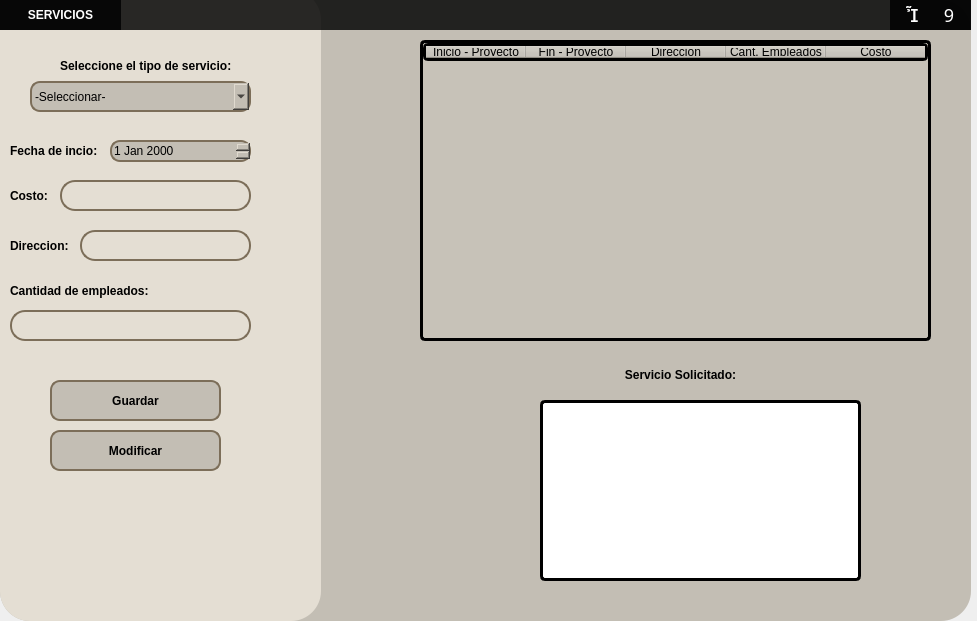
<?xml version="1.0" encoding="UTF-8"?>
<ui version="4.0">
 <class>MainWindow</class>
 <widget class="QMainWindow" name="MainWindow">
  <property name="geometry">
   <rect>
    <x>0</x>
    <y>0</y>
    <width>977</width>
    <height>621</height>
   </rect>
  </property>
  <property name="windowTitle">
   <string>MainWindow</string>
  </property>
  <widget class="QWidget" name="centralwidget">
   <widget class="QWidget" name="widget" native="true">
    <property name="geometry">
     <rect>
      <x>-10</x>
      <y>-10</y>
      <width>991</width>
      <height>641</height>
     </rect>
    </property>
    <property name="styleSheet">
     <string notr="true"/>
    </property>
    <widget class="QFrame" name="frame">
     <property name="geometry">
      <rect>
       <x>10</x>
       <y>10</y>
       <width>971</width>
       <height>621</height>
      </rect>
     </property>
     <property name="styleSheet">
      <string notr="true">
background-color: rgb(195, 190, 180);
border-radius:30px
</string>
     </property>
     <property name="frameShape">
      <enum>QFrame::StyledPanel</enum>
     </property>
     <property name="frameShadow">
      <enum>QFrame::Raised</enum>
     </property>
     <widget class="QWidget" name="widget_2" native="true">
      <property name="geometry">
       <rect>
        <x>0</x>
        <y>0</y>
        <width>971</width>
        <height>30</height>
       </rect>
      </property>
      <property name="styleSheet">
       <string notr="true">background-color:rgba(0,0,0,210);
</string>
      </property>
      <widget class="QWidget" name="horizontalWidget_3" native="true">
       <property name="geometry">
        <rect>
         <x>990</x>
         <y>0</y>
         <width>81</width>
         <height>30</height>
        </rect>
       </property>
       <property name="styleSheet">
        <string notr="true">QPushButton{
	background-color:rgba(0,0,0,0);
	color:rgb(255,255,255);
	border-radius:1px;
	font-size:18px;
	font-family:dripicons-v2;
}

QPushButton:hover{
	background-color:rgb(49,48,53)
}

QPushButton#cerrar:hover{
	background-color:rgb(232,17,25)
}

QpushButton:pressed{
	padding-top:5px;
 	padding-left:5px;
}
</string>
       </property>
       <layout class="QHBoxLayout" name="horizontalLayout_3">
        <property name="spacing">
         <number>0</number>
        </property>
        <property name="leftMargin">
         <number>0</number>
        </property>
        <property name="topMargin">
         <number>0</number>
        </property>
        <property name="rightMargin">
         <number>0</number>
        </property>
        <property name="bottomMargin">
         <number>0</number>
        </property>
        <item>
         <widget class="QPushButton" name="btnMinizar">
          <property name="minimumSize">
           <size>
            <width>30</width>
            <height>30</height>
           </size>
          </property>
          <property name="maximumSize">
           <size>
            <width>30</width>
            <height>30</height>
           </size>
          </property>
          <property name="text">
           <string></string>
          </property>
         </widget>
        </item>
        <item>
         <widget class="QPushButton" name="btnCerrar">
          <property name="minimumSize">
           <size>
            <width>30</width>
            <height>30</height>
           </size>
          </property>
          <property name="maximumSize">
           <size>
            <width>30</width>
            <height>30</height>
           </size>
          </property>
          <property name="text">
           <string>9</string>
          </property>
         </widget>
        </item>
       </layout>
      </widget>
      <widget class="QLabel" name="label_2">
       <property name="geometry">
        <rect>
         <x>0</x>
         <y>0</y>
         <width>121</width>
         <height>30</height>
        </rect>
       </property>
       <property name="font">
        <font>
         <pointsize>9</pointsize>
         <weight>75</weight>
         <bold>true</bold>
        </font>
       </property>
       <property name="styleSheet">
        <string notr="true">color:rgba(255,255,255,255)</string>
       </property>
       <property name="text">
        <string>&lt;html&gt;&lt;head/&gt;&lt;body&gt;&lt;p align=&quot;center&quot;&gt;SERVICIOS&lt;/p&gt;&lt;/body&gt;&lt;/html&gt;</string>
       </property>
      </widget>
      <widget class="QWidget" name="horizontalWidget_4" native="true">
       <property name="geometry">
        <rect>
         <x>890</x>
         <y>0</y>
         <width>81</width>
         <height>30</height>
        </rect>
       </property>
       <property name="styleSheet">
        <string notr="true">QPushButton{
	background-color:rgba(0,0,0,0);
	color:rgb(255,255,255);
	border-radius:1px;
	font-size:18px;
	font-family:dripicons-v2;
}

QPushButton:hover{
	background-color:rgb(49,48,53)
}

QPushButton#cerrar:hover{
	background-color:rgb(232,17,25)
}

QpushButton:pressed{
	padding-top:5px;
 	padding-left:5px;
}
</string>
       </property>
       <layout class="QHBoxLayout" name="horizontalLayout_4">
        <property name="spacing">
         <number>0</number>
        </property>
        <property name="leftMargin">
         <number>0</number>
        </property>
        <property name="topMargin">
         <number>0</number>
        </property>
        <property name="rightMargin">
         <number>0</number>
        </property>
        <property name="bottomMargin">
         <number>0</number>
        </property>
        <item>
         <widget class="QPushButton" name="btnMinizar_2">
          <property name="minimumSize">
           <size>
            <width>30</width>
            <height>30</height>
           </size>
          </property>
          <property name="maximumSize">
           <size>
            <width>30</width>
            <height>30</height>
           </size>
          </property>
          <property name="text">
           <string></string>
          </property>
         </widget>
        </item>
        <item>
         <widget class="QPushButton" name="btnCerrar_2">
          <property name="minimumSize">
           <size>
            <width>30</width>
            <height>30</height>
           </size>
          </property>
          <property name="maximumSize">
           <size>
            <width>30</width>
            <height>30</height>
           </size>
          </property>
          <property name="text">
           <string>9</string>
          </property>
         </widget>
        </item>
       </layout>
      </widget>
     </widget>
     <widget class="QPushButton" name="btnGuardarServ">
      <property name="geometry">
       <rect>
        <x>50</x>
        <y>380</y>
        <width>171</width>
        <height>41</height>
       </rect>
      </property>
      <property name="font">
       <font>
        <pointsize>9</pointsize>
        <weight>75</weight>
        <bold>true</bold>
       </font>
      </property>
      <property name="cursor">
       <cursorShape>PointingHandCursor</cursorShape>
      </property>
      <property name="styleSheet">
       <string notr="true">
border:1.5px solid #7c6e59;
border-radius:10px;</string>
      </property>
      <property name="text">
       <string>Guardar</string>
      </property>
     </widget>
     <widget class="QLabel" name="label_3">
      <property name="geometry">
       <rect>
        <x>0</x>
        <y>-10</y>
        <width>321</width>
        <height>631</height>
       </rect>
      </property>
      <property name="styleSheet">
       <string notr="true">background-color: rgb(228, 222, 211);
border-radius:30px</string>
      </property>
      <property name="text">
       <string/>
      </property>
     </widget>
     <widget class="QLabel" name="label_4">
      <property name="geometry">
       <rect>
        <x>60</x>
        <y>50</y>
        <width>201</width>
        <height>31</height>
       </rect>
      </property>
      <property name="font">
       <font>
        <pointsize>9</pointsize>
        <weight>75</weight>
        <bold>true</bold>
       </font>
      </property>
      <property name="styleSheet">
       <string notr="true">background-color: rgb(228, 222, 211);</string>
      </property>
      <property name="text">
       <string>Seleccione el tipo de servicio:</string>
      </property>
     </widget>
     <widget class="QComboBox" name="cboServicios">
      <property name="geometry">
       <rect>
        <x>30</x>
        <y>81</y>
        <width>221</width>
        <height>31</height>
       </rect>
      </property>
      <property name="styleSheet">
       <string notr="true">
border:1.5px solid #7c6e59;
border-radius:10px;</string>
      </property>
      <item>
       <property name="text">
        <string>-Seleccionar-</string>
       </property>
      </item>
      <item>
       <property name="text">
        <string>Construccion</string>
       </property>
      </item>
      <item>
       <property name="text">
        <string>Mantenimiento</string>
       </property>
      </item>
     </widget>
     <widget class="QLabel" name="label_6">
      <property name="geometry">
       <rect>
        <x>20</x>
        <y>170</y>
        <width>201</width>
        <height>31</height>
       </rect>
      </property>
      <property name="font">
       <font>
        <pointsize>9</pointsize>
        <weight>75</weight>
        <bold>true</bold>
       </font>
      </property>
      <property name="styleSheet">
       <string notr="true">background-color: rgb(228, 222, 211);</string>
      </property>
      <property name="text">
       <string/>
      </property>
     </widget>
     <widget class="QTableWidget" name="tblServicios">
      <property name="geometry">
       <rect>
        <x>420</x>
        <y>40</y>
        <width>511</width>
        <height>301</height>
       </rect>
      </property>
      <property name="sizePolicy">
       <sizepolicy hsizetype="Expanding" vsizetype="Expanding">
        <horstretch>0</horstretch>
        <verstretch>0</verstretch>
       </sizepolicy>
      </property>
      <property name="styleSheet">
       <string notr="true">border-radius:5px;
border: 3px solid  #000000;
background-color: rgb(199, 194, 184);
</string>
      </property>
      <column>
       <property name="text">
        <string>Inicio - Proyecto</string>
       </property>
       <property name="background">
        <color>
         <red>228</red>
         <green>222</green>
         <blue>211</blue>
        </color>
       </property>
      </column>
      <column>
       <property name="text">
        <string>Fin - Proyecto</string>
       </property>
      </column>
      <column>
       <property name="text">
        <string>Direccion</string>
       </property>
      </column>
      <column>
       <property name="text">
        <string>Cant. Empleados</string>
       </property>
      </column>
      <column>
       <property name="text">
        <string>Costo</string>
       </property>
      </column>
     </widget>
     <widget class="QLabel" name="label_5">
      <property name="geometry">
       <rect>
        <x>580</x>
        <y>360</y>
        <width>201</width>
        <height>31</height>
       </rect>
      </property>
      <property name="font">
       <font>
        <pointsize>9</pointsize>
        <weight>75</weight>
        <bold>true</bold>
       </font>
      </property>
      <property name="styleSheet">
       <string notr="true">background-color: rgb(195, 190, 180);</string>
      </property>
      <property name="text">
       <string>&lt;html&gt;&lt;head/&gt;&lt;body&gt;&lt;p align=&quot;center&quot;&gt;Servicio Solicitado:&lt;/p&gt;&lt;/body&gt;&lt;/html&gt;</string>
      </property>
     </widget>
     <widget class="QListView" name="lvServicios">
      <property name="geometry">
       <rect>
        <x>540</x>
        <y>400</y>
        <width>321</width>
        <height>181</height>
       </rect>
      </property>
      <property name="styleSheet">
       <string notr="true">border-radius:5px;
border: 3px solid  #000000;
background-color: rgb(255, 255, 255);
</string>
      </property>
     </widget>
     <widget class="QLabel" name="label_7">
      <property name="geometry">
       <rect>
        <x>10</x>
        <y>140</y>
        <width>201</width>
        <height>21</height>
       </rect>
      </property>
      <property name="font">
       <font>
        <pointsize>9</pointsize>
        <weight>75</weight>
        <bold>true</bold>
       </font>
      </property>
      <property name="styleSheet">
       <string notr="true">background-color: rgb(228, 222, 211);</string>
      </property>
      <property name="text">
       <string>Fecha de incio:</string>
      </property>
     </widget>
     <widget class="QDateEdit" name="dateServicio">
      <property name="geometry">
       <rect>
        <x>110</x>
        <y>140</y>
        <width>141</width>
        <height>22</height>
       </rect>
      </property>
      <property name="styleSheet">
       <string notr="true">
border:1.5px solid #7c6e59;
border-radius:10px;</string>
      </property>
     </widget>
     <widget class="QLabel" name="label_8">
      <property name="geometry">
       <rect>
        <x>10</x>
        <y>180</y>
        <width>201</width>
        <height>31</height>
       </rect>
      </property>
      <property name="font">
       <font>
        <pointsize>9</pointsize>
        <weight>75</weight>
        <bold>true</bold>
       </font>
      </property>
      <property name="styleSheet">
       <string notr="true">background-color: rgb(228, 222, 211);</string>
      </property>
      <property name="text">
       <string>Costo:</string>
      </property>
     </widget>
     <widget class="QLineEdit" name="txtCosto">
      <property name="geometry">
       <rect>
        <x>60</x>
        <y>180</y>
        <width>191</width>
        <height>31</height>
       </rect>
      </property>
      <property name="styleSheet">
       <string notr="true">background-color:rgba(0,0,0,0);
border:1.5px solid #7c6e59;
border-radius:15px;
color:rgba(0,0,0,240);
padding-bottom:4px;
padding-left:4px</string>
      </property>
     </widget>
     <widget class="QLabel" name="label_9">
      <property name="geometry">
       <rect>
        <x>10</x>
        <y>230</y>
        <width>201</width>
        <height>31</height>
       </rect>
      </property>
      <property name="font">
       <font>
        <pointsize>9</pointsize>
        <weight>75</weight>
        <bold>true</bold>
       </font>
      </property>
      <property name="styleSheet">
       <string notr="true">background-color: rgb(228, 222, 211);</string>
      </property>
      <property name="text">
       <string>Direccion:</string>
      </property>
     </widget>
     <widget class="QLineEdit" name="txtDireccion">
      <property name="geometry">
       <rect>
        <x>80</x>
        <y>230</y>
        <width>171</width>
        <height>31</height>
       </rect>
      </property>
      <property name="styleSheet">
       <string notr="true">background-color:rgba(0,0,0,0);
border:1.5px solid #7c6e59;
border-radius:15px;
color:rgba(0,0,0,240);
padding-bottom:4px;
padding-left:4px</string>
      </property>
     </widget>
     <widget class="QLabel" name="label_10">
      <property name="geometry">
       <rect>
        <x>10</x>
        <y>280</y>
        <width>201</width>
        <height>21</height>
       </rect>
      </property>
      <property name="font">
       <font>
        <pointsize>9</pointsize>
        <weight>75</weight>
        <bold>true</bold>
       </font>
      </property>
      <property name="styleSheet">
       <string notr="true">background-color: rgb(228, 222, 211);</string>
      </property>
      <property name="text">
       <string>Cantidad de empleados:</string>
      </property>
     </widget>
     <widget class="QLineEdit" name="txtCantEmpleados">
      <property name="geometry">
       <rect>
        <x>10</x>
        <y>310</y>
        <width>241</width>
        <height>31</height>
       </rect>
      </property>
      <property name="styleSheet">
       <string notr="true">background-color:rgba(0,0,0,0);
border:1.5px solid #7c6e59;
border-radius:15px;
color:rgba(0,0,0,240);
padding-bottom:4px;
padding-left:4px</string>
      </property>
     </widget>
     <widget class="QPushButton" name="btnModificarServ">
      <property name="geometry">
       <rect>
        <x>50</x>
        <y>430</y>
        <width>171</width>
        <height>41</height>
       </rect>
      </property>
      <property name="font">
       <font>
        <pointsize>9</pointsize>
        <weight>75</weight>
        <bold>true</bold>
       </font>
      </property>
      <property name="cursor">
       <cursorShape>PointingHandCursor</cursorShape>
      </property>
      <property name="styleSheet">
       <string notr="true">
border:1.5px solid #7c6e59;
border-radius:10px;</string>
      </property>
      <property name="text">
       <string>Modificar</string>
      </property>
     </widget>
     <widget class="QLabel" name="label">
      <property name="geometry">
       <rect>
        <x>60</x>
        <y>510</y>
        <width>161</width>
        <height>91</height>
       </rect>
      </property>
      <property name="styleSheet">
       <string notr="true">background-image: url(:/newPrefix/Marohuma_icono.png);
background-color: rgb(228, 222, 211);</string>
      </property>
      <property name="text">
       <string/>
      </property>
      <property name="pixmap">
       <pixmap resource="Imagenes/QT_imagenes.qrc">:/newPrefix/Marohuma_icono.png</pixmap>
      </property>
      <property name="scaledContents">
       <bool>true</bool>
      </property>
     </widget>
     <zorder>label_3</zorder>
     <zorder>widget_2</zorder>
     <zorder>label_4</zorder>
     <zorder>cboServicios</zorder>
     <zorder>label_6</zorder>
     <zorder>tblServicios</zorder>
     <zorder>label_5</zorder>
     <zorder>lvServicios</zorder>
     <zorder>label_7</zorder>
     <zorder>dateServicio</zorder>
     <zorder>label_8</zorder>
     <zorder>txtCosto</zorder>
     <zorder>label_9</zorder>
     <zorder>txtDireccion</zorder>
     <zorder>label_10</zorder>
     <zorder>txtCantEmpleados</zorder>
     <zorder>btnGuardarServ</zorder>
     <zorder>btnModificarServ</zorder>
     <zorder>label</zorder>
    </widget>
   </widget>
  </widget>
 </widget>
 <resources>
  <include location="Imagenes/QT_imagenes.qrc"/>
 </resources>
 <connections/>
</ui>
